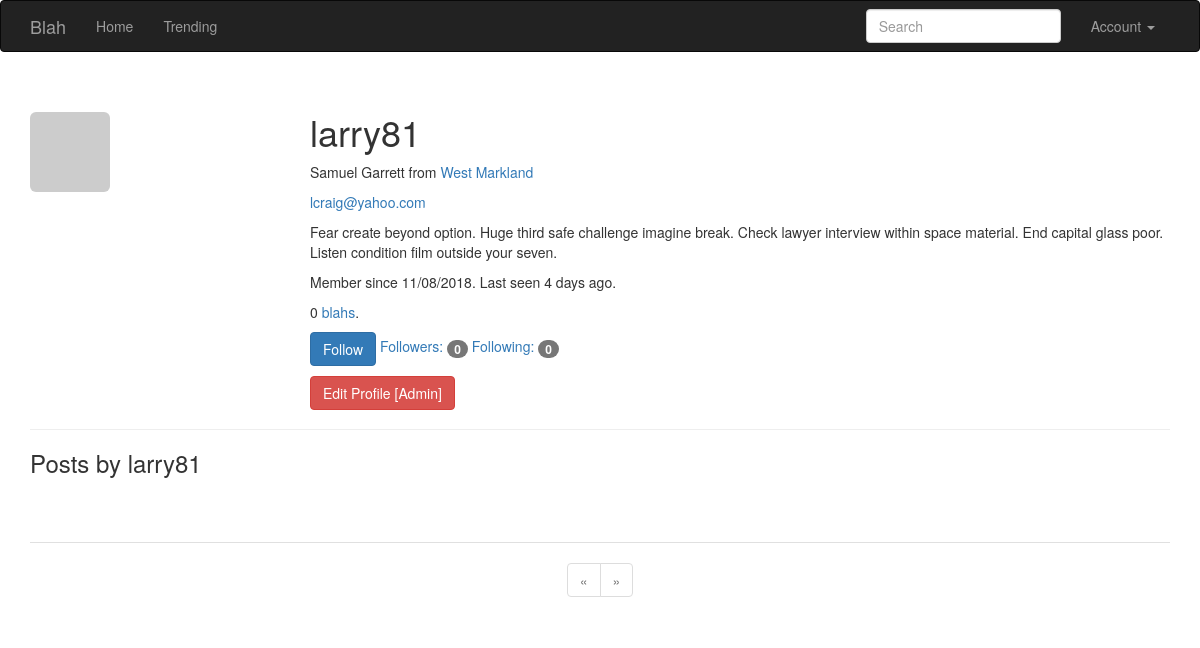
The page /user/larry81 (signed in) on the database as committed earlier.
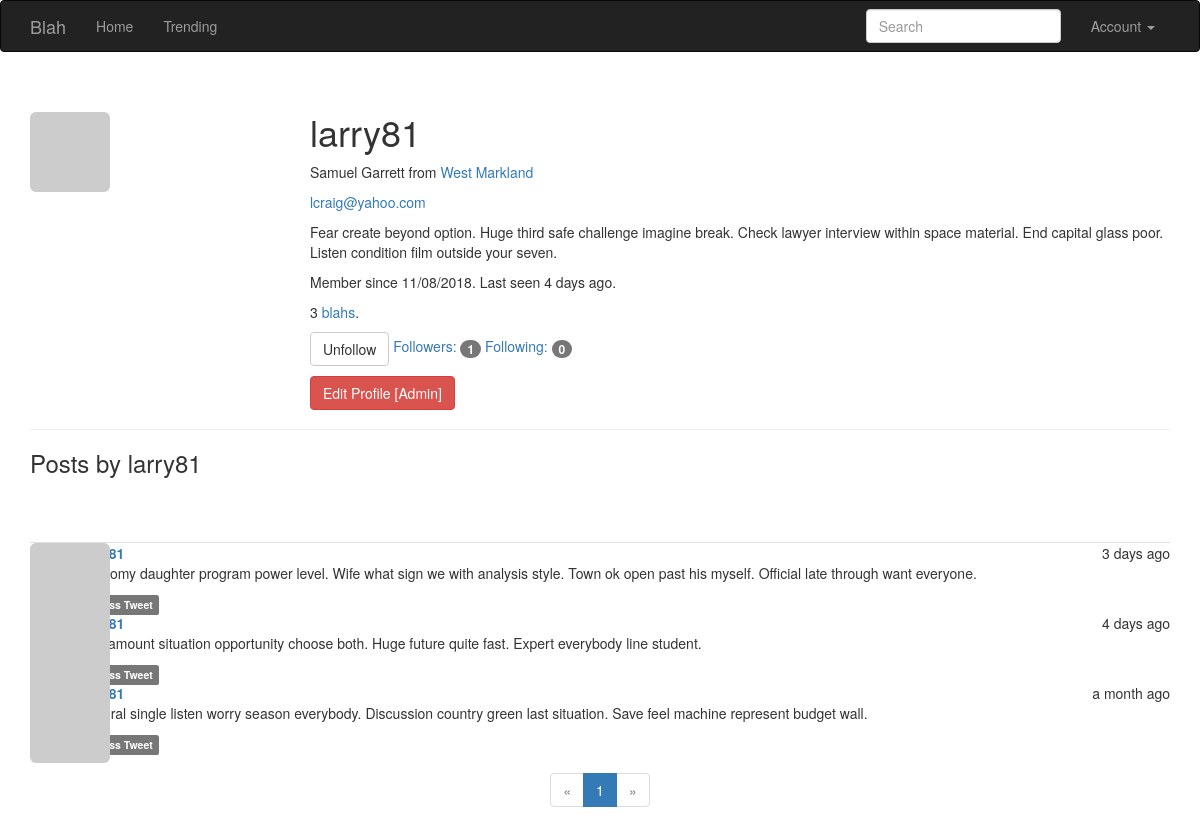
The same page on the database as committed later.
### app/models.py (models this page shows, shortened)
class SearchableMixin(object):
    @classmethod
    def before_commit(cls, session):
        session._changes = {
            'add': list(session.new),
            'update': list(session.dirty),
            'delete': list(session.deleted)
        }
    @classmethod
    def after_commit(cls, session):
        for obj in session._changes['add']:
            if isinstance(obj, SearchableMixin):
                add_to_index(obj.__tablename__, obj)
        for obj in session._changes['update']:
            if isinstance(obj, SearchableMixin):
                add_to_index(obj.__tablename__, obj)
        for obj in session._changes['delete']:
            if isinstance(obj, SearchableMixin):
                remove_from_index(obj.__tablename__, obj)
        session._changes = None

class Post(SearchableMixin,db.Model):
    __searchable__ = ['body']
    __tablename__ = 'posts'
    id = db.Column(db.Integer, primary_key=True)
    body = db.Column(db.Text)
    body_html = db.Column(db.Text)
    timestamp = db.Column(db.DateTime, index=True, default=datetime.utcnow)
    author_id = db.Column(db.Integer, db.ForeignKey('users.id'))

### app/main/views.py (the view)
@main.route('/user/<username>')
def user(username):
    user = User.query.filter_by(username=username).first_or_404()
    if user is None:
            abort(404)
    page = request.args.get('page', 1, type=int)
    pagination = user.posts.order_by(Post.timestamp.desc()).paginate(
        page, per_page=current_app.config['POSTS_PER_PAGE'], error_out=False)
    posts = pagination.items
    max_number_of_followed=current_app.config['MAX_NUMBER_OF_FOLLOWED']
    return render_template('user.html', user=user, pagination=pagination, posts=posts, max_number_of_followed=max_number_of_followed)

### app/main/forms.py
class SearchForm(FlaskForm):
    q = StringField(_l('Search'), validators=[DataRequired()])
    def __init__(self, *args, **kwargs):
        if 'formdata' not in kwargs:
            kwargs['formdata'] = request.args
        if 'csrf_enabled' not in kwargs:
            kwargs['csrf_enabled'] = False
        super(SearchForm, self).__init__(*args, **kwargs)

### app/auth/views.py (called while the page is built)
@auth.before_app_request
def before_request():
    if current_user.is_authenticated:
        current_user.ping()
        if not current_user.confirmed \
                and request.endpoint \
                and request.blueprint != 'auth' \
                and request.endpoint != 'static':
            return redirect(url_for('auth.unconfirmed'))

### app/main/__init__.py (called while the page is built)
@main.app_context_processor
def inject_permissions():
    return dict(Permission=Permission)

### app/main/views.py (called while the page is built)
@main.before_app_request
def before_request():
    current_user.last_seen = datetime.utcnow()
    db.session.commit()
    g.search_form = SearchForm()
    g.locale = str(get_locale())

### app/models.py (called while the page is built)
@login_manager.user_loader
def load_user(user_id):
    return User.query.get(int(user_id))

    def has_permission(self, perm):
        return self.permissions & perm == perm

### app/templates/user.html (shortened to what this page needs)
{% extends "base.html" %}
{% import "bootstrap/wtf.html" as wtf %}
{% import "macros.html" as macros %}
{% block page_content %}
<div class="page-header">
  <img class="img-rounded profile-thumbnail" src="{{ user.gravatar(size=256) }}">
  <div class="profile-header">
    <h1>{{ user.username }}</h1>
    {% if user.name or user.location %}
    <p>
        {% if user.name %}{{ user.name }}{% endif %}
        {% if user.location %}
            from <a href="http://maps.google.com/?q={{ user.location }}">
              {{ user.location }}
            </a>
        {% endif %}
    </p>
    {% endif %}
    {% if current_user.is_administrator() %}
    <p>
      <a href="mailto:{{ user.email }}">
        {{ user.email }}
      </a>
    </p>
    {% endif %}
    {% if user.about_me %}<p>{{ user.about_me }}</p>{% endif %}
    <p>Member since {{ moment(user.member_since).format('L') }}. Last seen {{ moment(user.last_seen).fromNow() }}.</p>
    <p>{{ user.posts.count() }} <a href="{{ url_for('.user', username=user.username) }}">blahs</a>.</p>
    <p>
        {% if current_user.can(Permission.FOLLOW) and user != current_user %}
            {% if current_user.followed.count() == max_number_of_followed  and not current_user.is_following(user) %}
            <div class="alert alert-warning alert-dismissible fade in">
              <a href="#" class="close" data-dismiss="alert" aria-label="close">&times;</a>
              <strong>Warning!</strong> You are following too many people. You are not on Twitter! Unfollow some of them before follows more!
            </div>
            {% elif not current_user.is_following(user)  %}
            <a href="{{ url_for('.follow', username=user.username) }}" class="btn btn-primary" >Follow</a>
            {% endif %}
            {% if current_user.is_following(user) %}
            <a href="{{ url_for('.unfollow', username=user.username) }}" class="btn btn-default">Unfollow</a>
            {% endif %}
        {% endif %}
        <a href="{{ url_for('.followers', username=user.username) }}">Followers: <span class="badge">{{ user.followers.count() - 1}}</span></a>
        <a href="{{ url_for('.followed_by', username=user.username) }}">Following: <span class="badge">{{ user.followed.count() - 1}}</span></a>
    </p>
    <p>
        {% if current_user.is_administrator() %}
        <a class="btn btn-danger" href="{{ url_for('.edit_profile_admin', id=user.id) }}">Edit Profile [Admin]</a>
        {% endif %}
    </p>
  </div>
</div>
<h3>Posts by {{ user.username }}</h3>
{% include 'templatePosts.html' %}
{% if pagination %}
<div class="text-center">
    {{ macros.pagination_widget(pagination, '.user', username=user.username) }}
</div>
{% endif %}
{% endblock %}

### app/templates/templatePosts.html
<br><br>
<ul class="posts">
    {% for post in posts %}
    <li class="list-unstyled">
        <div class="post-thumbnail" >
            <a href="{{ url_for('.user', username=post.author.username) }}">
                <img class="img-rounded profile-thumbnail" src="{{ post.author.gravatar(size=40) }}">
            </a>
        </div>
        <div class="post-content">
            <div class="post-date">{{ moment(post.timestamp).fromNow() }}</div>
            <div class="post-author"><a href="{{ url_for('.user', username=post.author.username) }}">{{ post.author.username }}</a></div>
            <div class="post-body">
              {% if post.body_html %}
                {{ post.body_html | safe }}
              {% else %}
                {{ post.body }}
              {% endif %}
            </div>
            <div class="post-footer">
                <a href="{{ url_for('.post', id=post.id) }}">
                    <span class="label label-default">Access Tweet</span>
                </a>
            </div>
        </div>
    </li>
    {% endfor %}
</ul>

Rows that differ between the two databases and show on the page:
added Post: timestamp "3 days ago", body_html "Economy daughter program power level. Wife what sign we with analysis style. Town ok open past his myself. Official late through want everyone."
added Post: timestamp "4 days ago", body_html "Sort amount situation opportunity choose both. Huge future quite fast. Expert everybody line student."
added Post: timestamp "a month ago", body_html "Cultural single listen worry season everybody. Discussion country green last situation. Save feel machine represent budget wall."
Other text that changed with them:
{{ user.posts.count() }}: "0" → "3"
{{ user.followers.count() - 1 }}: "0" → "1"
text no longer shown: "Follow"
text now shown: "Unfollow"
new list line: "1"
